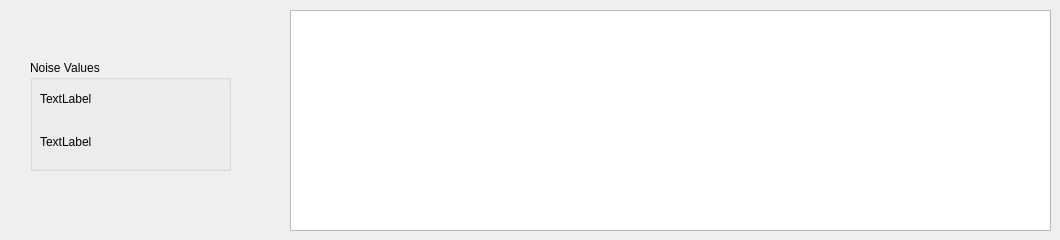
         <widget class="QWidget" name="tab_5">
          <attribute name="title">
           <string>Power Spectrum</string>
          </attribute>
          <widget class="PlotWidget" name="powerSpecPlot">
           <property name="geometry">
            <rect>
             <x>290</x>
             <y>10</y>
             <width>761</width>
             <height>221</height>
            </rect>
           </property>
           <property name="sizePolicy">
            <sizepolicy hsizetype="Expanding" vsizetype="Expanding">
             <horstretch>0</horstretch>
             <verstretch>0</verstretch>
            </sizepolicy>
           </property>
           <property name="font">
            <font>
             <family>Arial</family>
             <pointsize>8</pointsize>
             <weight>50</weight>
             <bold>false</bold>
            </font>
           </property>
           <property name="styleSheet">
            <string notr="true">border-color: rgb(0, 0, 0);</string>
           </property>
           <property name="frameShape">
            <enum>QFrame::StyledPanel</enum>
           </property>
          </widget>
          <widget class="QGroupBox" name="groupBox_6">
           <property name="geometry">
            <rect>
             <x>30</x>
             <y>60</y>
             <width>201</width>
             <height>111</height>
            </rect>
           </property>
           <property name="title">
            <string>Noise Values</string>
           </property>
           <widget class="QWidget" name="verticalLayoutWidget_3">
            <property name="geometry">
             <rect>
              <x>10</x>
              <y>20</y>
              <width>181</width>
              <height>80</height>
             </rect>
            </property>
            <layout class="QVBoxLayout" name="verticalLayout_3">
             <item>
              <widget class="QLabel" name="STDLabel">
               <property name="text">
                <string>TextLabel</string>
               </property>
              </widget>
             </item>
             <item>
              <widget class="QLabel" name="SampleRateLabel">
               <property name="text">
                <string>TextLabel</string>
               </property>
              </widget>
             </item>
            </layout>
           </widget>
          </widget>
         </widget>
